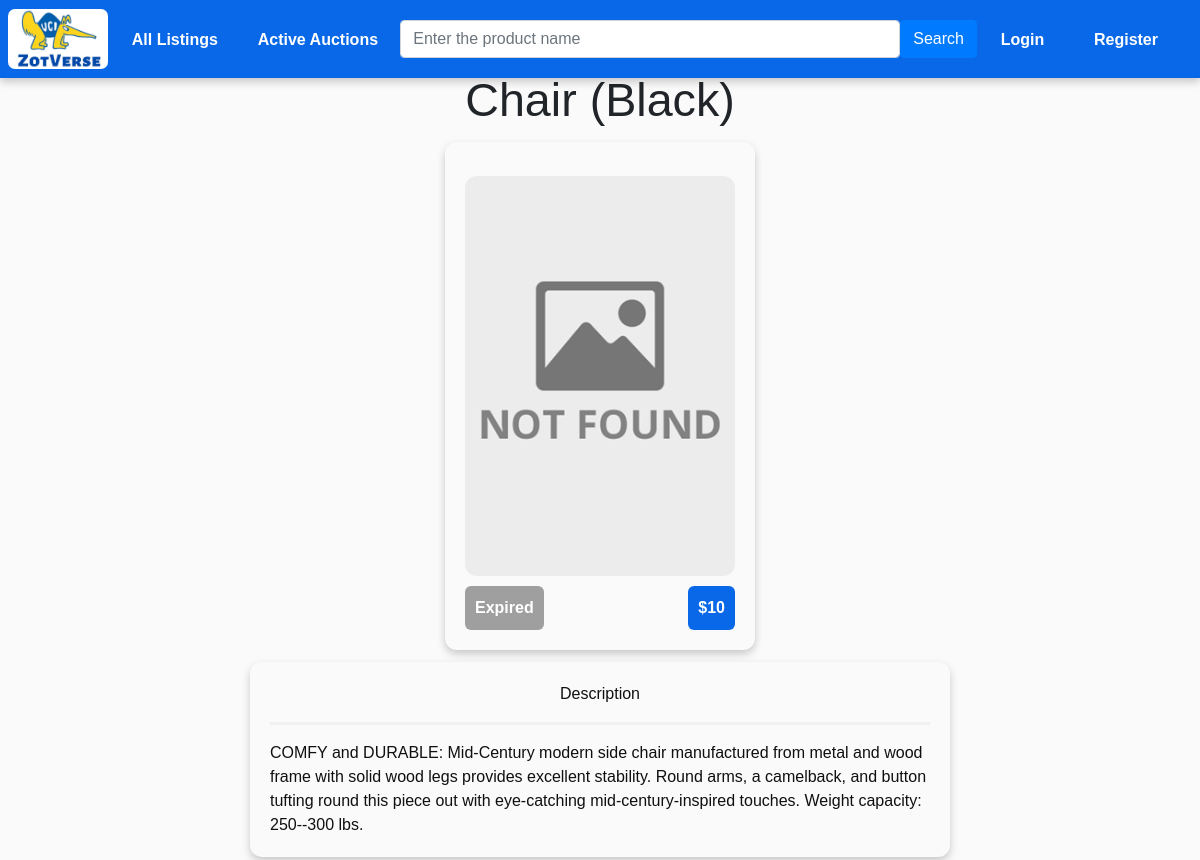
Screenshot of /auctions/26/ with the database file from the repository.
### auctions/models.py (models this page shows, shortened)
class Auction(models.Model):
    author = models.ForeignKey(User, on_delete=models.CASCADE)
    title = models.CharField(max_length=300)
    desc = models.CharField(max_length=2000, blank=True)
    image = models.ImageField(upload_to='auction_images/', blank=True, default = 'auction_images/default/default.svg')
    min_value = models.IntegerField()
    date_added = models.DateTimeField()
    duration = models.FloatField(default=24)
    is_active = models.BooleanField(default=True)
    winner = models.ForeignKey(User, on_delete=models.SET("(deleted)"),
                               blank=True,
                               null=True,
                               related_name="auction_winner",
                               related_query_name="auction_winner")
    final_value = models.IntegerField(blank=True, null=True)
    def resolve(self):
        if self.is_active:
            if self.has_expired():
                highest_bid = Bid.objects.filter(auction=self).order_by('-amount').order_by('date').first()
                if highest_bid:
                    self.winner = highest_bid.bidder
                    self.final_value = highest_bid.amount
                self.is_active = False
                self.save()

### auctions/views.py (the view, shortened to what this page needs)
# urls.py: path('<int:auction_id>/', views.detail, name='detail'),
def detail(request, auction_id):
    auction = get_object_or_404(Auction, pk=auction_id)
    auction.resolve()
    already_bid = False
    return render(request, 'auctions/detail.html', {'auction': auction, 'already_bid': already_bid})

### auctions/templates/auctions/detail.html (shortened to what this page needs)
{% extends "base.html" %}
{% block content %}
<h1> {{ auction.title }} </h1>
<div class="wrapper">
    <span class="auction-card">
        <span><img class="auction_image_index" src="{{ auction.image.url }}" style="
            max-width: 100%;margin-top: 5%;" onerror="this.onerror=null; this.src='/static/nofound.png'"></span>
            {% if auction.is_active %}
                {% if auction.remaining_minutes < 2 %}
                    <div class="auction-card-urgent">Less than {{ auction.remaining_minutes }} min</div>
                {% else %}
                    <div class="auction-card-active">Less than {{ auction.remaining_minutes }} min</div>
                {% endif %}
            {% else %}
            <div class="auction-card-inactive">Expired</div>
            {% endif %}
            <div class="auction-card-value">${{ auction.min_value }}</div>
        </div>
</div>
{% if auction.desc %}
<div class="wrapper">
    <div class="desc_box">
    <div class="desc_box_title">Description</div>
    <hr>
    {{ auction.desc }}
    </div>
</div>
{% endif %}
{% endblock %}

### static/css/style.css (style rules this page uses)
:root { --background: #FFFFFF; --color0: #F1F1F1; --color1: #ED665B; --color2: #39B8A5; --color3: #F98F3D; --color4: #1972E7; --color5: #AE5BF6; --color6: #4DCCE5; --color7: #101010; --color8: #9F9F9F; --color9: #ED3D2E; --color10: #16B8A0; --color11: #F97916; --color12: #0868E7; --color13: #9422F6; --color14: #10C2E5; --color15: #656565; --color16: #ffff00; --main-bg: #FAFAFA; --navbar-bg: #2A2A2A; --light-green: #C8F9E3; --navbar-bg-hover: #3A3A3A; --shadow: 0 4px 8px 0 rgba(0,0,0,0.2); --strong-shadow: 0 4px 8px 0 rgba(0,0,0,0.5); }
body { background: var(--main-bg); }
* { font-family: sans-serif !important; }
hr { border: 0; height: 3px; background: var(--color0); }
h1 { text-align: center; font-size: 35pt; }
.desc_box { box-shadow: var(--shadow); display: inline-block; float: center; border-radius: 12px; padding: 20px; margin: 6px; width: 700px; text-decoration: none; color: var(--color7); overflow-wrap: break-word; text-align: left; }
.desc_box_title { text-align: center; }
.wrapper { margin: 0 auto; text-align: center; }
.auction_image_index { margin-top: -15px; margin-left: -20px; margin-right: -20px; border-top-left-radius: 12px; border-top-right-radius: 12px; width:300px; height:400px; object-fit: cover; margin-bottom: 10px; border-radius: 12px; }
.auction-card { box-shadow: var(--shadow); display: inline-block; flex: 1 0 21%; border-radius: 12px; padding: 20px; margin: 6px; width: 310px; text-decoration: none; color: var(--color7); }
.auction-card-value { font-weight: bold; color: var(--background); background: var(--color12); padding: 10px; border-radius: 6px; float: right; }
.auction-card-inactive { font-weight: bold; color: var(--background); background: var(--color8); padding: 10px; border-radius: 6px; float: left; }

### rows the page displays
Auction: title "Chair (Black)", min_value "10", desc "COMFY and DURABLE: Mid-Century modern side chair manufactured from metal and wood frame with solid wood legs provides excellent stability. Round arms, a camelback, and button tufting round this piece out with eye-catching mid-century-inspired touches. Weight capacity: 250--300 lbs."
